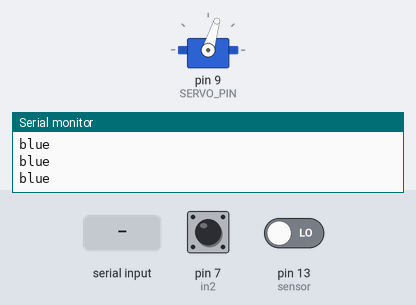
The program below on a simulated Arduino Mega 2560, built with avr-gcc and run on an emulated ATmega2560. Shown: servo, the last lines printed to the serial monitor. Inputs (shaded band) come from the test bench; at power-on: pin 7 (in2) HIGH, pin 13 (sensor) LOW.

Above: at 1.2 s.
1.3 s: "L" received over Serial
At 2.9 s:
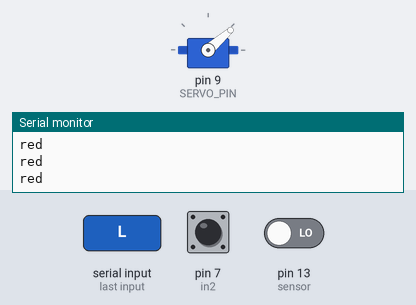
4.3 s: byte 120 ('x') received over Serial
At 6.86 s:
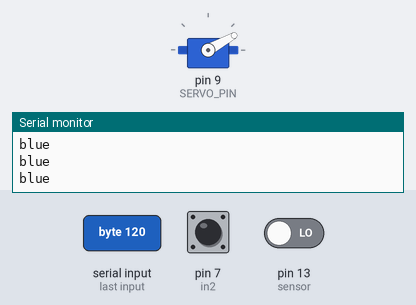
Timing chart, 0 to 13.3 s (numbered marks = the images above; inputs shaded):
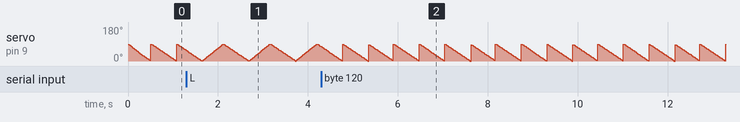

The program:

main.cpp
```cpp
// #include <Arduino.h>

// // put function declarations here:
// int myFunction(int, int);

// void setup() {
//   // put your setup code here, to run once:
//   int result = myFunction(2, 3);
// }

// void loop() {
//   // put your main code here, to run repeatedly:
// }

// // put function definitions here:
// int myFunction(int x, int y) {
//   return x + y;
// }
```

180servo_arduino.cpp
```cpp
#include <Servo.h>
#include <Arduino.h>

Servo myservo;  // create servo object to control a servo
#define SERVO_PIN 9  // Define the pin to which the servo is connected
int pos = 0;    // variable to store the servo position
char input;
bool left=false;
bool right=false;


void setup() {
  myservo.attach(SERVO_PIN);  // attaches the servo on pin 31 to the servo object
  Serial.begin(9600);         // Initialize serial communication
}

void loop() {
  if (Serial.available() > 0) {
      input = Serial.read();  // Read the incoming byte}
  }


  // Sweep from 0 to 180 degrees
  if ((input == 'L' || input == 'l')&&left==false) {
    left=true;
    right=false;

    for (pos = 0; pos <= 90; pos += 1) {
      myservo.write(pos);       // tell servo to go to position in variable 'pos'
      delay(5);                // waits 15ms for the servo to reach the position
      Serial.println("red");    // Print "red" when moving from 0 to 180
    }

  }

  else  {
    right=true;
    left=false;

    // Sweep from 180 to 0 degrees
    for (pos = 90; pos >= 0; pos -= 1) {
      myservo.write(pos);       // tell servo to go to position in variable 'pos'
      delay(5);                // waits 15ms for the servo to reach the position
      Serial.println("blue");   // Print "blue" when moving from 180 to 0
    }

 }

}
```

360servo_uno.cpp
```cpp
#include <Servo.h>

//innecesario para arduino ide, essencial para vscode:
#include <Arduino.h>


Servo myServo;  // Create a servo object


void setup()
{
  myServo.attach(9);  // Attach the servo to pin 9
}

void loop()
{
  // Rotate the servo continuously clockwise
  //-=counterclockwise
  //+=clockwise
  myServo.writeMicroseconds(-1300);  // Send a signal to rotate clockwise
  delay(100);  // Delay to let it run (adjust as needed)
}
```

3servos.cpp
```cpp
#include <Servo.h>
#include <Arduino.h>

Servo myservo1, myservo2, myservo3;  // create servo object to control a servo
#define SERVO1_PIN 9  // Define the pin to which servo1 is connected
#define SERVO2_PIN 10  // Define the pin to which servo2 is connected
#define SERVO3_PIN 11  // Define the pin to which servo3 is connected

int pos1 = 0, pos2 = 0, pos3 = 0;    // variable to store the servos position
String input;
bool left1 = false, right1 = false;
bool left2 = false, right2 = false;
bool left3 = false, right3 = false;


void setup() {
  myservo1.attach(SERVO1_PIN);  // attaches the servo on pin 31 to servo1
  myservo2.attach(SERVO2_PIN);  // attaches the servo on pin 31 to servo2
  myservo3.attach(SERVO3_PIN);  // attaches the servo on pin 31 to servo3

  Serial.begin(9600);         // Initialize serial communication
}

void loop() {
    if (Serial.available() > 0) {
      input = Serial.read();  // Read the incoming byte
      String material = input;
    }

  //SERVO 1

  // Sweep from 0 to 180 degrees
  if ((input == "Q") && left1 == false) {
    left1 = true;
    right1 = false;

    for (pos1 = 0; pos1 <= 180; pos1 += 1) {
      myservo1.write(pos1);       // tell servo to go to position in variable 'pos'
      delay(5);                // waits 15ms for the servo to reach the position
      Serial.println("Servo1: Left");    // Print "Left" when moving from 0 to 180

        right1 = true;
        left1 = false;
        // Sweep from 180 to 0 degrees
        for (pos1 = 180; pos1 >= 0; pos1 -= 1) {
          myservo1.write(pos1);       // tell servo to go to position in variable 'pos'
          delay(5);                // waits 15ms for the servo to reach the position
          Serial.println("Servo1 = Right");   // Print "Rigth" when moving from 180 to 0
        }
      }
  }
//   else if ((input == 'W' || input == 'w')&& right1 == false) {
//     right1 = true;
//     left1 = false;
//     // Sweep from 180 to 0 degrees
//     for (pos1 = 180; pos1 >= 0; pos1 -= 1) {
//       myservo1.write(pos1);       // tell servo to go to position in variable 'pos'
//       delay(5);                // waits 15ms for the servo to reach the position
//       Serial.println("Servo1 = Right");   // Print "Rigth" when moving from 180 to 0
//     }
//  }

  //SERVO 2

  // Sweep from 0 to 180 degrees
  if ((input == "A" ) && left2 == false) {
    left2 = true;
    right2 = false;

    for (pos2 = 0; pos2 <= 180; pos2 += 1) {
      myservo2.write(pos2);       // tell servo to go to position in variable 'pos'
      delay(5);                // waits 15ms for the servo to reach the position
      Serial.println("Servo2: Left");    // Print "red" when moving from 0 to 180
    }
  }
  else if ((input == "S" )&& right2 == false) {
    right2 = true;
    left2 = false;
    // Sweep from 180 to 0 degrees
    for (pos2 = 180; pos2 >= 0; pos2 -= 1) {
      myservo2.write(pos2);       // tell servo to go to position in variable 'pos'
      delay(5);                // waits 15ms for the servo to reach the position
      Serial.println("Servo2 = Right");   // Print "blue" when moving from 180 to 0
    }
 }

  //SERVO 3

  // Sweep from 0 to 180 degrees
  if ((input == "Z" ) && left3 == false) {
    left3 = true;
    right3 = false;

    for (pos3 = 0; pos3 <= 180; pos3 += 1) {
      myservo3.write(pos3);       // tell servo to go to position in variable 'pos'
      delay(5);                // waits 15ms for the servo to reach the position
      Serial.println("Servo3: Left");    // Print "red" when moving from 0 to 180
    }
  }
  else if ((input == "X" )&& right3 == false) {
    right3 = true;
    left3 = false;
    // Sweep from 180 to 0 degrees
    for (pos3 = 180; pos3 >= 0; pos3 -= 1) {
      myservo3.write(pos3);       // tell servo to go to position in variable 'pos'
      delay(5);                // waits 15ms for the servo to reach the position
      Serial.println("Servo3 = Right");   // Print "blue" when moving from 180 to 0
    }
 }

}
```

DCmotor_arduino.cpp
```cpp
#include <Servo.h>

//innecesario para arduino ide, essencial para vscode:
#include <Arduino.h>

/*  Arduino DC Motor Control - PWM | H-Bridge | L298N  -  Example 01

    by Dejan Nedelkovski, www.HowToMechatronics.com
*/

#define enA 9
#define in1 6
#define in2 7
#define button 4

int rotDirection = 0;
int pressed = false;

void setup() {
  pinMode(enA, OUTPUT);
  pinMode(in1, OUTPUT);
  pinMode(in2, OUTPUT);
  pinMode(button, INPUT);
  // Set initial rotation direction
  digitalWrite(in1, LOW);
  digitalWrite(in2, HIGH);
}

void loop() {
  int potValue = analogRead(A0); // Read potentiometer value
  int pwmOutput = map(potValue, 0, 1023, 0 , 255); // Map the potentiometer value from 0 to 255
  analogWrite(enA, pwmOutput); // Send PWM signal to L298N Enable pin

  // Read button - Debounce
  if (digitalRead(button) == true) {
    pressed = !pressed;
  }
  while (digitalRead(button) == true);
  delay(20);

  // If button is pressed - change rotation direction
  if (pressed == true  & rotDirection == 0) {
    digitalWrite(in1, HIGH);
    digitalWrite(in2, LOW);
    rotDirection = 1;
    delay(20);
  }
  // If button is pressed - change rotation direction
  if (pressed == false & rotDirection == 1) {
    digitalWrite(in1, LOW);
    digitalWrite(in2, HIGH);
    rotDirection = 0;
    delay(20);
  }
}
```

allCode.cpp
```cpp
#include <Servo.h>

//innecesario para arduino ide, essencial para vscode:
#include <Arduino.h>


//DC MOTOR A
int DC_enA = 1;
int DC_in1 = 2;
int DC_in2 = 3;

//inductive sensor
int sensor = 4;
int state;

//servo
Servo myservo1, myservo2, myservo3;  // create servo object to control a servo
#define SERVO1_PIN 5  // Define the pin to which servo1 is connected
#define SERVO2_PIN 6  // Define the pin to which servo2 is connected
#define SERVO3_PIN 7  // Define the pin to which servo3 is connected
int pos1 = 0, pos2 = 0, pos3 = 0;    // variable to store the servos position
char input;
bool left1 = false, right1 = false;
bool left2 = false, right2 = false;
bool left3 = false, right3 = false;


void setup() {
    //dc motors
	// Set all the motor control pins to outputs
	pinMode(DC_enA, OUTPUT);
	pinMode(DC_in1, OUTPUT);
	pinMode(DC_in2, OUTPUT);

    //  sensor
    Serial.begin(9600);
    pinMode(sensor, INPUT);

    //servo
    myservo1.attach(SERVO1_PIN);  // attaches the servo on pin 31 to servo1
    myservo2.attach(SERVO2_PIN);  // attaches the servo on pin 31 to servo2
    myservo3.attach(SERVO3_PIN);  // attaches the servo on pin 31 to servo3


}

//DC motor functions
    // This function lets you control spinning direction of motors
    void directionControl() {
        // Set motors to maximum speed
        // For PWM maximum possible values are 0 to 255
        analogWrite(DC_enA, 255);

        // Turn on motor A & B
        digitalWrite(DC_in1, HIGH);
        digitalWrite(DC_in2, LOW);

        delay(2000);


    }

    // This function lets you control speed of the motors
    void speedControl(){
        // Turn on motors
        digitalWrite(DC_in1, LOW);
        digitalWrite(DC_in2, HIGH);

        // Accelerate from zero to maximum speed
        for (int i = 0; i < 256; i++) {
            analogWrite(DC_enA, i);

        }

    }


void loop() {
    //dc motors
	speedControl();
	delay(1000);

    //sensor
    state = digitalRead(sensor);
    Serial.println(state);
    float volt=analogRead(sensor);//*(5.0/1023.0);
    Serial.println(volt);
    if (state == HIGH) {
        Serial.println("metal");
        delay(500);

    }
    else if (state == LOW) {
        Serial.println("No Metal");
        delay(500);
    }
    else{
        Serial.println("Matate");
        delay(500);
    }

    //servo
    if (Serial.available() > 0) {
      input = Serial.read();  // Read the incoming byte

    }

  //SERVO 1

    // Sweep from 0 to 180 degrees
    //if metal detected
    if ((state == HIGH || input == 'q') && left1 == false) {
        left1 = true;
        right1 = false;

        for (pos1 = 0; pos1 <= 180; pos1 += 1) {
        myservo1.write(pos1);       // tell servo to go to position in variable 'pos'
        delay(5);                // waits 15ms for the servo to reach the position
        Serial.println("Servo1: Left");    // Print "Left" when moving from 0 to 180
        }
    }
    else if ((state == LOW || input == 'w')&& right1 == false) {
        right1 = true;
        left1 = false;
        // Sweep from 180 to 0 degrees
        for (pos1 = 180; pos1 >= 0; pos1 -= 1) {
        myservo1.write(pos1);       // tell servo to go to position in variable 'pos'
        delay(5);                // waits 15ms for the servo to reach the position
        Serial.println("Servo1 = Right");   // Print "Rigth" when moving from 180 to 0
        }
    }

    //SERVO 2

    // Sweep from 0 to 180 degrees
    if ((input == 'A' || input == 'a') && left2 == false) {
        left2 = true;
        right2 = false;

        for (pos2 = 0; pos2 <= 180; pos2 += 1) {
        myservo2.write(pos2);       // tell servo to go to position in variable 'pos'
        delay(5);                // waits 15ms for the servo to reach the position
        Serial.println("Servo2: Left");    // Print "red" when moving from 0 to 180
        }
    }
    else if ((input == 'S' || input == 's')&& right2 == false) {
        right2 = true;
        left2 = false;
        // Sweep from 180 to 0 degrees
        for (pos2 = 180; pos2 >= 0; pos2 -= 1) {
        myservo2.write(pos2);       // tell servo to go to position in variable 'pos'
        delay(5);                // waits 15ms for the servo to reach the position
        Serial.println("Servo2 = Right");   // Print "blue" when moving from 180 to 0
        }
    }

    //SERVO 3

    // Sweep from 0 to 180 degrees
    if ((input == 'Z' || input == 'z') && left3 == false) {
        left3 = true;
        right3 = false;

        for (pos3 = 0; pos3 <= 180; pos3 += 1) {
        myservo3.write(pos3);       // tell servo to go to position in variable 'pos'
        delay(5);                // waits 15ms for the servo to reach the position
        Serial.println("Servo3: Left");    // Print "red" when moving from 0 to 180
        }
    }
    else if ((input == 'X' || input == 'x')&& right3 == false) {
        right3 = true;
        left3 = false;
        // Sweep from 180 to 0 degrees
        for (pos3 = 180; pos3 >= 0; pos3 -= 1) {
        myservo3.write(pos3);       // tell servo to go to position in variable 'pos'
        delay(5);                // waits 15ms for the servo to reach the position
        Serial.println("Servo3 = Right");   // Print "blue" when moving from 180 to 0
        }
    }

}


/////////////////////////////////////////////////////////
//inductive sensor
/////////////////////////////////////////////////////////


/////////////////////////////////////////////////////////
//servos
/////////////////////////////////////////////////////////
```

dc360_arduino.cpp
```cpp
#include <Servo.h>

//innecesario para arduino ide, essencial para vscode:
#include <Arduino.h>


int enA = 5;
int in1 = 2;
int in2 = 3;
int maxSpeed = 255;

void setup() {
  pinMode(enA, OUTPUT);
  pinMode(in1, OUTPUT);
  pinMode(in2, OUTPUT);

  // Turn off motors - Initial state
  digitalWrite(in1, LOW);
  digitalWrite(in2, LOW);
}
void directionControl() {
  // Set motor direction
  digitalWrite(in1, HIGH);
  digitalWrite(in2, LOW);

  delay(2000); // Run for 2 seconds before switching to speed control
}

void speedControl() {
  // Reverse motor direction
  digitalWrite(in1, LOW);
  digitalWrite(in2, HIGH);

  // Accelerate from zero to maximum speed with a small delay
  for (int i = 100; i <= maxSpeed; i++) {
    analogWrite(enA, i);


  }
}
void loop() {
  directionControl();
  speedControl();
}
```

dosDCmotors_arduino.cpp
```cpp
#include <Servo.h>

//innecesario para arduino ide, essencial para vscode:
#include <Arduino.h>


// Motor A connections
int DC_enA = 1;
int DC_in1 = 2;
int DC_in2 = 3;
// Motor B connections
int enB = 3;
int in3 = 5;
int in4 = 4;

void setup() {
	// Set all the motor control pins to outputs
	pinMode(DC_enA, OUTPUT);
	pinMode(enB, OUTPUT);
	pinMode(DC_in1, OUTPUT);
	pinMode(DC_in2, OUTPUT);
	pinMode(in3, OUTPUT);
	pinMode(in4, OUTPUT);

	// Turn off motors - Initial state
	// digitalWrite(DC_in1, LOW);
	// digitalWrite(DC_in2, LOW);
	// digitalWrite(in3, LOW);
	// digitalWrite(in4, LOW);
}

// This function lets you control spinning direction of motors
void directionControl() {
	// Set motors to maximum speed
	// For PWM maximum possible values are 0 to 255
	analogWrite(DC_enA, 255);
	analogWrite(enB, 255);

	// Turn on motor A & B
	digitalWrite(DC_in1, HIGH);
	digitalWrite(DC_in2, LOW);
	digitalWrite(in3, HIGH);
	digitalWrite(in4, LOW);
	delay(2000);

	// Now change motor directions
	// digitalWrite(DC_in1, LOW);
	// digitalWrite(DC_in2, HIGH);
	// digitalWrite(in3, LOW);
	// digitalWrite(in4, HIGH);
	// delay(2000);

	// Turn off motors
	// digitalWrite(DC_in1, LOW);
	// digitalWrite(DC_in2, LOW);
	// digitalWrite(in3, LOW);
	// digitalWrite(in4, LOW);
}

// This function lets you control speed of the motors
void speedControl() {
	// Turn on motors
	digitalWrite(DC_in1, LOW);
	digitalWrite(DC_in2, HIGH);
	digitalWrite(in3, LOW);
	digitalWrite(in4, HIGH);

	// Accelerate from zero to maximum speed
	for (int i = 0; i < 256; i++) {
		analogWrite(DC_enA, i);
		analogWrite(enB, i);
		// delay(20);
	}

	// Decelerate from maximum speed to zero
	// for (int i = 255; i >= 0; --i) {
	// 	analogWrite(DC_enA, i);
	// 	analogWrite(enB, i);
	// 	// delay(20);
	// }

	// Now turn off motors
	// digitalWrite(DC_in1, LOW);
	// digitalWrite(DC_in2, LOW);
	// digitalWrite(in3, LOW);
	// digitalWrite(in4, LOW);
}
void loop() {
	// directionControl();
	// delay(1000);
	speedControl();
	delay(1000);
}
```

sensor_inductivo_arduino.cpp
```cpp
#include <Arduino.h>


// int sensor = 12;

// void setup() {
//   Serial.begin(9600);
//   pinMode(sensor, INPUT);
// }

// void loop() {
//   int state = digitalRead(sensor);
//   Serial.println(state);
//   float volt=analogRead(sensor);//*(5.0/1023.0);
//   Serial.println(volt);
//   if (state == HIGH) {
//     Serial.println("metal");
//     delay(500);

//   }
//   else if (state == LOW) {
//     Serial.println("No Metal");
//     delay(500);
//   }
//   else{
//     Serial.println("Matate");
//     delay(500);
//   }
//}
int sensor = 13;
int sensor2 = 9;

void setup() {
  Serial.begin(9600);
  pinMode(sensor, INPUT);
}

void loop() {
  int state = digitalRead(sensor);
  int state2 = digitalRead(sensor2);
  Serial.println(state);

  float volt=analogRead(sensor);
  Serial.println(volt);

  if (state == HIGH && state2 == HIGH) {
    Serial.println("Steel is detected");

    delay(500);
  }
  else if (state == HIGH && state2 == LOW) {
    Serial.println("Brass is detected");
    delay(500);
    }
  else{
    Serial.println("Plastic");
    delay(500);
  }
}
```

stepper_arduino.cpp
```cpp
//empieza en 10 el voltaje
#include <AccelStepper.h>


//STEPPER VARIABLES

//spin more
// Define pin connections & motor's steps per revolution
const int dirPin = 2;
const int stepPin = 3;
const int stepsPerRevolution = 200;
const int stepsFor40Degrees = 22; // Number of steps for 40 degrees
const unsigned long timeFor40Degrees = 1000000; // 1 second in microseconds
const unsigned long delayPerStep = timeFor40Degrees / stepsFor40Degrees; // Delay per step to achieve 40 degrees per second


void setup()
{
//STEPPER SETUP:

	// Declare pins as Outputs
	pinMode(stepPin, OUTPUT);
	pinMode(dirPin, OUTPUT);
}

void loop()
{
//STEPPER CODE:

	// Set motor direction clockwise
	digitalWrite(dirPin, HIGH);

	// Rotate motor by 40 degrees in 1 second
	for (int x = 0; x < stepsFor40Degrees; x++)
	{
		digitalWrite(stepPin, HIGH);
		delayMicroseconds(1000); // Pulse width for the step
		digitalWrite(stepPin, LOW);
		delayMicroseconds(delayPerStep - 1000); // Ensure total time for each step matches delayPerStep
	}

	delay(1000); // Wait one second before the next rotation
}
```

Source omitted: final_code.cpp (6088 bytes), modified_design.cpp (4008 bytes), servo_sensor_dc_combo.cpp (13366 bytes), s_servo_sensor_stepper.cpp (12341 bytes), CRISTIAN_servo_workshop.cpp (800 bytes), MARCOS_DC_workshop.cpp (1503 bytes), VICTOR_stepper_workshop.cpp (1343 bytes), 3_servos_servodriver.cpp (3607 bytes)

Measured:
- by itself, servo on pin 9 (SERVO_PIN): ramps from 90° to 0° and jumps back, once every 0.57 s
